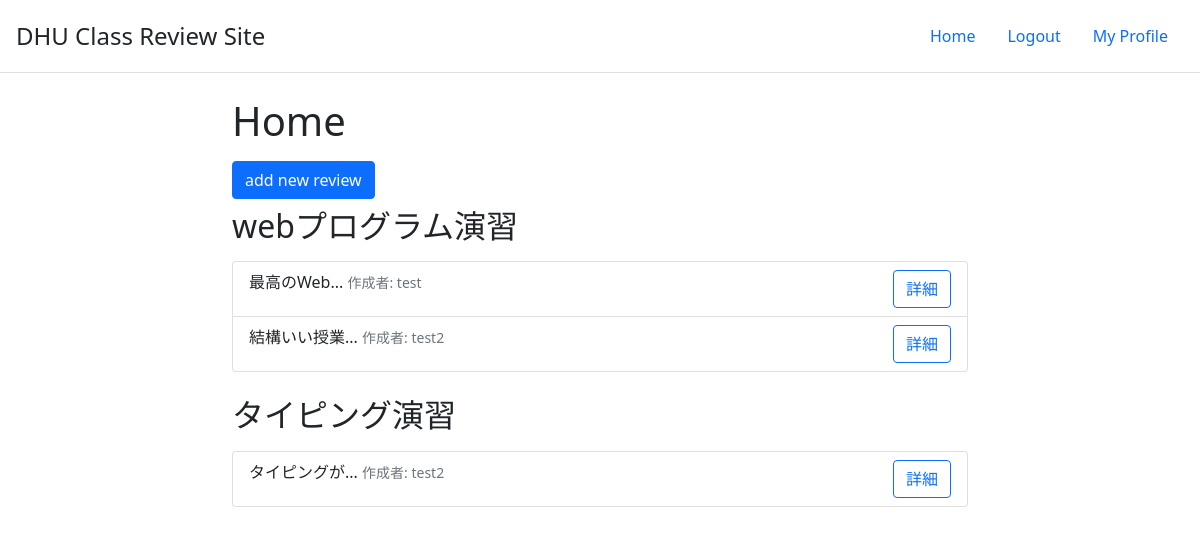
Page / (signed in) on the earlier database version.
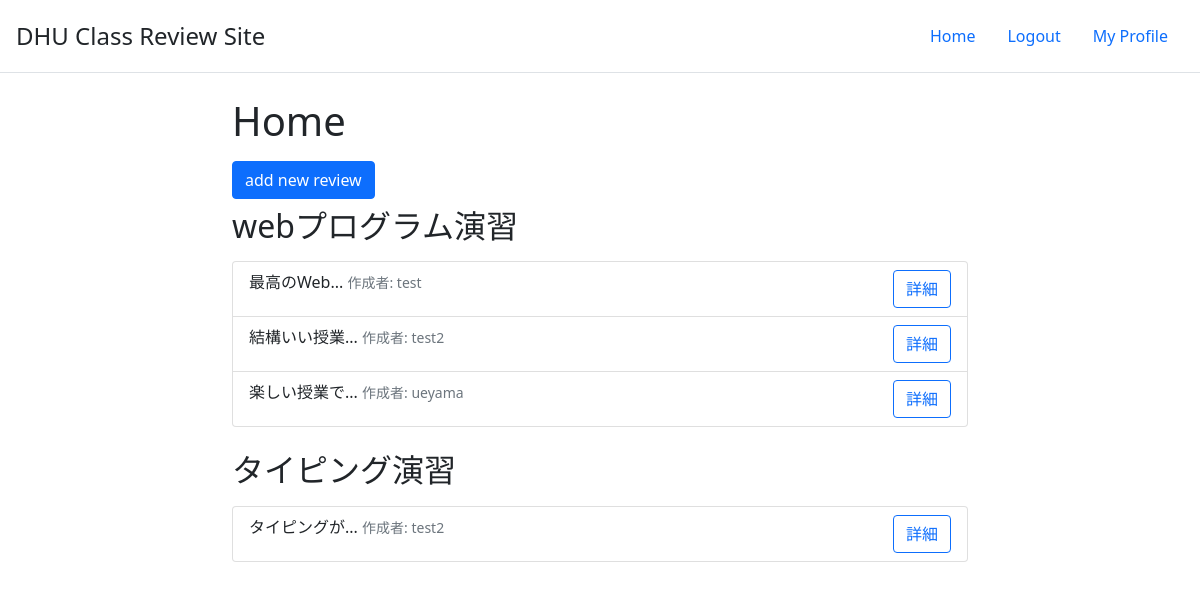
Same page on the later database version.
### tables this page shows
CREATE TABLE classes(class_id, title, teacher);

CREATE TABLE users(user_id, name, password_hash, img_path TEXT);

### app.py (the view)
    def wrapper(*args, **kwargs):
        if "user_id" not in session:
            return redirect("/login")
        return func(*args, **kwargs)

### app.py (called while the page is built)
def login_required(func):
    def wrapper(*args, **kwargs):
        if "user_id" not in session:
            return redirect("/login")
        return func(*args, **kwargs)
    wrapper.__name__ = func.__name__
    return wrapper

@app.route("/", methods=["GET"])
@login_required
def home():
    db = DbWrapper()
    classes_raw = db.execute("SELECT * FROM classes")
    ClassTuple = namedtuple("ClassTuple", ["class_id", "title", "teacher"])
    classes = []
    for class_raw in classes_raw:
        classes.append(ClassTuple._make(class_raw)._asdict())
    reviews = db.get_review_list()
    return render_template(
        "index.html", classes=classes, reviews=reviews, user_id=session['user_id'], is_signin=True, error_message=request.args.get("error_message")
    )

### db.py (called while the page is built)
    def __del__(self):
        self.db_connection.close()

    def execute(self, sql: str):
        print("execute:" + sql)
        if sql.startswith("SELECT"):
            self.db.execute(sql)
            return self.db.fetchall()
        if sql.startswith("INSERT") or sql.startswith("DELETE") or sql.startswith("UPDATE"):
            self.db.execute(sql)
            self.db_connection.commit()

    def get_review_list(self):
        reviews_raw = self.execute("SELECT * FROM reviews")
        reviews = []
        for review_raw in reviews_raw:
            review = {}
            review["review_id"] = review_raw[0]
            review["user_id"] = review_raw[1]
            review["class_id"] = review_raw[2]
            review["written_by"] = self.execute(
                f"SELECT name FROM users WHERE user_id={review['user_id']}")[0][0]
            comment = review_raw[3]
            if len(comment) > 6:
                comment = comment[0:6]
                comment += "..."
            review["short_description"] = comment
            review["description"] = review_raw[3]
            reviews.append(review)
        return reviews

### templates/index.html (shortened to what this page needs)
{% extends "layout.html" %}
{% block content %}
    <div class="row justify-content-md-center">
        <div class="col-8">
            <h1>Home</h1>
            <a class="btn btn-primary my-2" href="/review/post">add new review</a>
            {% for class in classes %}
                <div class="mb-4">
                    <h2 class="mb-3">{{ class.title }}</h2>
                    <ul class="list-group">
                        {% for review in reviews %}
                            {% if review.class_id == class.class_id %}
                                <li class="list-group-item">
                                    <div class="row">
                                        <div class="col">
                                            {{ review.short_description }}
                                            <small class="text-muted">作成者: {{ review.written_by }}</small>
                                        </div>
                                        <div class="col-auto">
                                            <div class="btn-group col-auto" role="group" aria-label="label">
                                                <a class="btn btn-outline-primary" href="/review/{{ review.review_id }}">詳細</a>
                                                {% if review.user_id == user_id %}
                                                    <a class="btn btn-outline-primary"
                                                       href="/review/edit/{{ review.review_id }}">編集</a>
                                                </div>
                                                <a class="btn btn-outline-danger"
                                                   href="/review/delete/{{ review.review_id }}">削除</a>
                                            {% else %}
                                            </div>
                                        {% endif %}
                                    </div>
                                </div>
                            </li>
                        {% endif %}
                    {% endfor %}
                </ul>
            </div>
        {% endfor %}
    </div>
</div>
{% endblock %}

### templates/layout.html (shortened to what this page needs)
<!DOCTYPE html>
<html lang="ja">
    <head>
        <link rel="stylesheet"
              href="https://unpkg.com/modern-css-reset/dist/reset.min.css"/>
        <link href="https://cdn.jsdelivr.net/npm/bootstrap@5.0.2/dist/css/bootstrap.min.css"
              rel="stylesheet"
/>
    </head>
    <body>
        <header class="d-flex flex-wrap justify-content-center p-3 mb-4 border-bottom">
            <a class="d-flex align-items-center mb-3 mb-md-0 me-md-auto text-dark text-decoration-none"
               href="/">
                <span class="fs-4">DHU Class Review Site</span>
            </a>
            <ul class="nav nav-pills">
                {% if is_signin %}
                    <li class="nav-item">
                        <a class="nav-link" href="/">Home</a>
                    </li>
                    <li class="nav-item">
                        <a class="nav-link" href="/logout">Logout</a>
                    </li>
                    <li class="nav-item">
                        <a class="nav-link" href="/profile">My Profile</a>
                    </li>
                {% else %}
                    <li class="nav-item">
                        <a class="nav-link" href="/login">Login</a>
                    </li>
                {% endif %}
            </ul>
        </header>
        <div class="container" id="content">
            {% block content %}{% endblock %}
        </div>
    </body>
</html>

Differences in the rows shown:
added users: written_by "ueyama"
Other differences:
new list line: "楽しい授業で... 作成者: 詳細"
